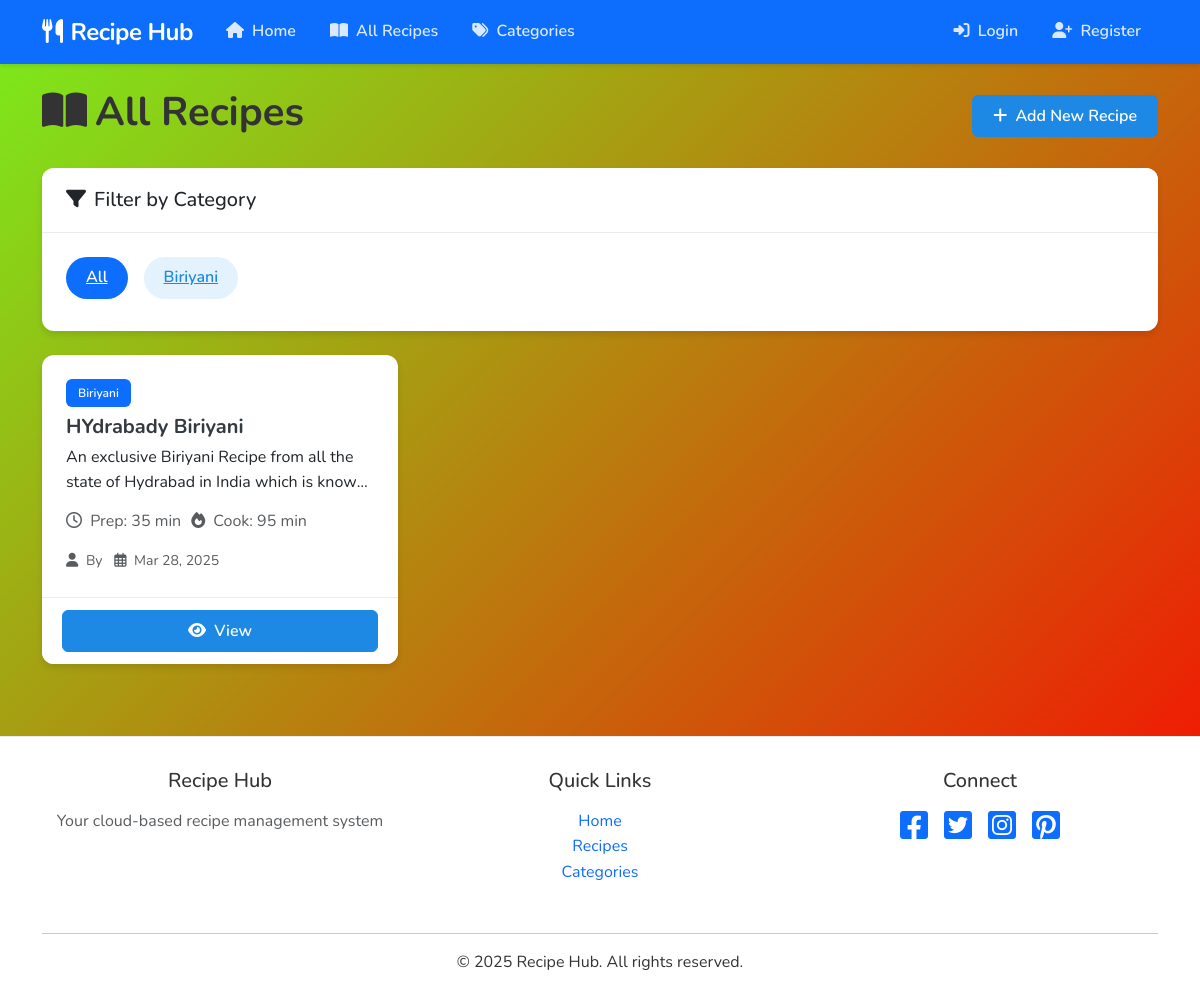
The app's page /recipes/ with its own data.
### recipes/models.py (models this page shows, shortened)
class Category(models.Model):
    name = models.CharField(max_length=100)
    description = models.TextField(blank=True)
    author = models.ForeignKey(User, on_delete=models.CASCADE, related_name="categories", null=True)
    class Meta:
        verbose_name_plural = "Categories"

class Recipe(models.Model):
    title = models.CharField(max_length=200)
    description = models.TextField()
    ingredients = models.TextField()
    instructions = models.TextField()
    prep_time = models.IntegerField(help_text="Preparation time in minutes")
    cook_time = models.IntegerField(help_text="Cooking time in minutes")
    servings = models.IntegerField()
    category = models.ForeignKey(Category, on_delete=models.CASCADE, related_name="recipes")
    author = models.ForeignKey(User, on_delete=models.CASCADE, related_name="recipes", null=True)
    created_at = models.DateTimeField(auto_now_add=True)
    updated_at = models.DateTimeField(auto_now=True)

### recipes/views.py (the view)
# urls.py: path('recipes/', views.recipe_list, name='recipe_list'),
def recipe_list(request):
    category_id = request.GET.get('category')
    if category_id:
        recipes = Recipe.objects.filter(category_id=category_id).order_by('-created_at')
    else:
        recipes = Recipe.objects.all().order_by('-created_at')
    categories = Category.objects.all()
    return render(request, 'recipes/recipe_list.html', {
        'recipes': recipes,
        'categories': categories,
        'selected_category': int(category_id) if category_id else None
    })

### templates/recipes/recipe_list.html (shortened to what this page needs)
{% extends 'base.html' %}
{% block content %}
<div class="d-flex justify-content-between align-items-center mb-4">
    <h1 class="fw-bold"><i class="fas fa-book-open me-2"></i>All Recipes</h1>
    <a href="{% url 'recipe_create' %}" class="btn btn-primary">
        <i class="fas fa-plus me-1"></i> Add New Recipe
    </a>
</div>
<div class="card mb-4 fade-in">
    <div class="card-header bg-white">
        <h5 class="mb-0"><i class="fas fa-filter me-2"></i>Filter by Category</h5>
    </div>
    <div class="card-body">
        <div class="d-flex flex-wrap gap-2">
            <a href="{% url 'recipe_list' %}" class="category-pill {% if not selected_category %}bg-primary text-white{% endif %}">
                All
            </a>
            {% for category in categories %}
                <a href="{% url 'recipe_list' %}?category={{ category.id }}"
                   class="category-pill {% if selected_category == category.id %}bg-primary text-white{% endif %}">
                    {{ category.name }}
                </a>
            {% endfor %}
        </div>
    </div>
</div>
{% if recipes %}
    <div class="row">
        {% for recipe in recipes %}
            <div class="col-md-4 mb-4 fade-in" style="animation-delay: {{ forloop.counter0 }}00ms">
                <div class="card recipe-card h-100">
                    <div class="card-body">
                        <span class="badge bg-primary mb-2">{{ recipe.category.name }}</span>
                        <h5 class="card-title">{{ recipe.title }}</h5>
                        <p class="card-text text-truncate-2">{{ recipe.description|truncatechars:120 }}</p>
                        <div class="recipe-meta">
                            <span class="text-muted">
                                <i class="far fa-clock me-1"></i> Prep: {{ recipe.prep_time }} min
                            </span>
                            <span class="text-muted">
                                <i class="fas fa-fire me-1"></i> Cook: {{ recipe.cook_time }} min
                            </span>
                        </div>
                        <div class="text-muted small">
                            <i class="fas fa-user me-1"></i> By {{ recipe.author.username }}
                            <span class="ms-2">
                                <i class="far fa-calendar-alt me-1"></i> {{ recipe.created_at|date:"M d, Y" }}
                            </span>
                        </div>
                    </div>
                    <div class="card-footer">
                        <div class="btn-group w-100">
                            <a href="{% url 'recipe_detail' recipe.pk %}" class="btn btn-primary">
                                <i class="fas fa-eye me-1"></i> View
                            </a>
                        </div>
                    </div>
                </div>
            </div>
        {% endfor %}
    </div>
{% else %}
    <div class="alert alert-info fade-in">
        <i class="fas fa-info-circle me-2"></i> No recipes found.
        {% if selected_category %}Try another category or {% endif %}
        <a href="{% url 'recipe_create' %}" class="alert-link">add a new recipe</a>.
    </div>
{% endif %}
{% endblock %}

### static/css/custom.css (style rules this page uses)
:root { --primary-color: #1e88e5; --primary-dark: #1565c0; --primary-light: #64b5f6; --accent-color: #ff9800; --success-color: #4caf50; --warning-color: #ff9800; --danger-color: #f44336; --gray-100: #f8f9fa; --gray-200: #e9ecef; --gray-300: #dee2e6; --gray-800: #343a40; --box-shadow: 0 4px 6px rgba(0, 0, 0, 0.1); --transition: all 0.3s ease; }
body { font-family: 'Nunito', 'Segoe UI', Roboto, sans-serif; color: #333; line-height: 1.6; background:linear-gradient(135deg, #7aee1b, #ff0000); }
.card { border: none; border-radius: 12px; box-shadow: var(--box-shadow); transition: var(--transition); overflow: hidden; }
.card-header { background-color: white; border-bottom: 1px solid var(--gray-200); padding: 1.25rem 1.5rem; }
.card-title { margin-bottom: 0.5rem; font-weight: 700; color: var(--gray-800); }
.card-body { padding: 1.5rem; }
.card-footer { background-color: white; border-top: 1px solid var(--gray-200); padding: 1rem 1.5rem; }
.recipe-card { height: 100%; transition: transform 0.3s ease, box-shadow 0.3s ease; }
.recipe-card .card-title { font-size: 1.25rem; margin-bottom: 0.35rem; }
.recipe-card .card-footer { padding: 0.75rem 1.25rem; }
.recipe-meta { display: flex; gap: 10px; flex-wrap: wrap; margin-bottom: 1rem; }
.btn { border-radius: 6px; font-weight: 600; padding: 0.5rem 1.25rem; transition: var(--transition); }
.btn-primary { background-color: var(--primary-color); border-color: var(--primary-color); }
.badge { font-weight: 600; padding: 0.5rem 0.75rem; border-radius: 6px; margin-right: 0.5rem; }
.category-pill { display: inline-block; background-color: #e3f2fd; color: var(--primary-color); border-radius: 50px; padding: 0.5rem 1.25rem; font-weight: 600; margin-right: 0.5rem; margin-bottom: 0.5rem; transition: var(--transition); }
.text-truncate-2 { display: -webkit-box; -webkit-line-clamp: 2; line-clamp: 2; -webkit-box-orient: vertical; box-orient: vertical; overflow: hidden; text-overflow: ellipsis; max-height: 3em; }
.fade-in { animation: fadeIn 0.5s ease-in; }

### records on screen
Category: name "Biriyani"
Recipe: category.name "Biriyani", title "HYdrabady Biriyani", description "An exclusive Biriyani Recipe from all the state of Hydrabad in India which is…", prep_time "35", cook_time "95", created_at "Mar 28, 2025"
